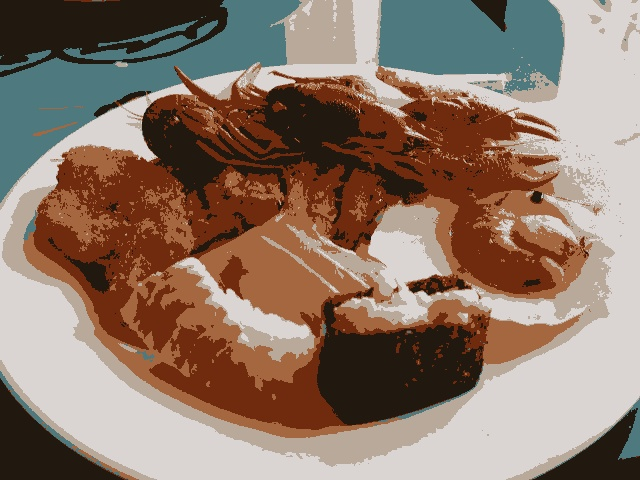
//> input picture codes/sushi-kmeans.jpg, 640 x 480 px, given in place of the camera
$ ./equalize   (built with g++ and OpenCV 4)
//> lines starting //> are read from the running program, lines starting //| are printed output that depends on the picture; after the words box and inside, x2 and y2 are one past the last pixel; in counts of white or black regions, pixels touching at a corner belong together
#include <iostream>
#include <opencv2/opencv.hpp>

using namespace cv;
using namespace std;

int main(int argc, char** argv){
  Mat image, gray_image, equalize_image, histGr, histEq;
  int width, height;
  VideoCapture cap;
  int nbins = 64;
  float range[] = {0, 256};
  const float *histrange = { range };
  bool uniform = true;
  bool acummulate = false;

  cap.open(0);

  if(!cap.isOpened()){
    cout << "cameras indisponiveis";
    return -1;
  }

  width  = cap.get(CV_CAP_PROP_FRAME_WIDTH);
  height = cap.get(CV_CAP_PROP_FRAME_HEIGHT);

  cout << "largura = " << width << endl;
  cout << "altura  = " << height << endl;

  int histw = nbins, histh = nbins/2;
  Mat histImgGr(histh, histw, CV_8UC1, Scalar(0,0,0));
  Mat histImgEq(histh, histw, CV_8UC1, Scalar(0,0,0));

  while(1){
    cap >> image;
//> image is the input picture: 480 rows x 640 cols, CV_8UC3; mean B, G, R 105.5, 119.7, 141.6
	cvtColor(image,gray_image,CV_BGR2GRAY);
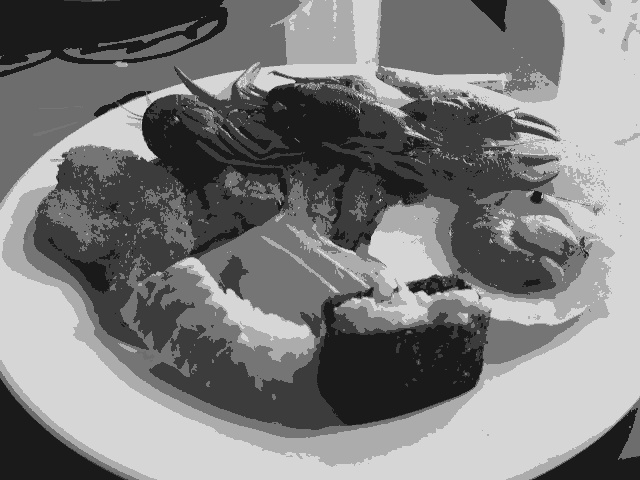
//> gray_image: 480 rows x 640 cols, CV_8UC1; min 18, max 221, mean 124.6
	equalizeHist(gray_image,equalize_image);
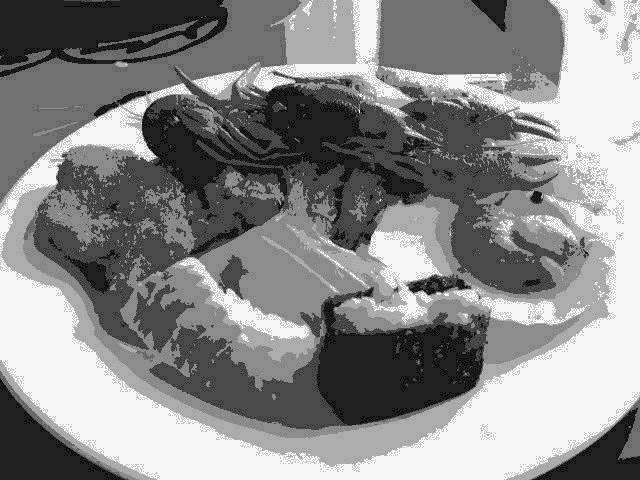
//> equalize_image: 480 rows x 640 cols, CV_8UC1; min 0, max 255, mean 138.2

    calcHist(&gray_image, 1, 0, Mat(), histGr, 1,
             &nbins, &histrange,
             uniform, acummulate);
//> histGr = 64 values, max 78895 at index 53, min 0 at index 0, mean 4800
    calcHist(&equalize_image, 1, 0, Mat(), histEq, 1,
             &nbins, &histrange,
             uniform, acummulate);
//> histEq = 64 values, max 67168 at index 61, min 0 at index 2, mean 4800

    normalize(histGr, histGr, 0, histImgGr.rows, NORM_MINMAX, -1, Mat());
//> histGr = 64 values, max 32 at index 53, min 0 at index 0, mean 1.95
    normalize(histEq, histEq, 0, histImgEq.rows, NORM_MINMAX, -1, Mat());
//> histEq = 64 values, max 32 at index 61, min 0 at index 2, mean 2.29

    histImgGr.setTo(Scalar(0));
    histImgEq.setTo(Scalar(0));

    for(int i=0; i<nbins; i++){
      line(histImgGr,
           Point(i, histh),
           Point(i, histh-cvRound(histGr.at<float>(i))),
           Scalar(255), 1, 8, 0);
      line(histImgEq,
           Point(i, histh),
           Point(i, histh-cvRound(histEq.at<float>(i))),
           Scalar(255), 1, 8, 0);
    }
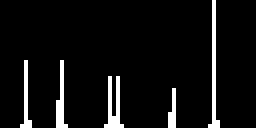
//> histImgGr: 32 rows x 64 cols, CV_8UC1 (shown 4 times larger); 6.1% white in thin lines or dots, all inside (x1, y1, x2, y2) = (5, 0, 55, 32)
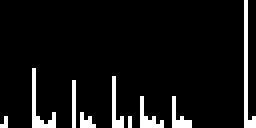
//> histImgEq: 32 rows x 64 cols, CV_8UC1 (shown 4 times larger); 7.2% white in thin lines or dots
    histImgGr.copyTo(gray_image(Rect(0, 0       ,nbins, histh)));
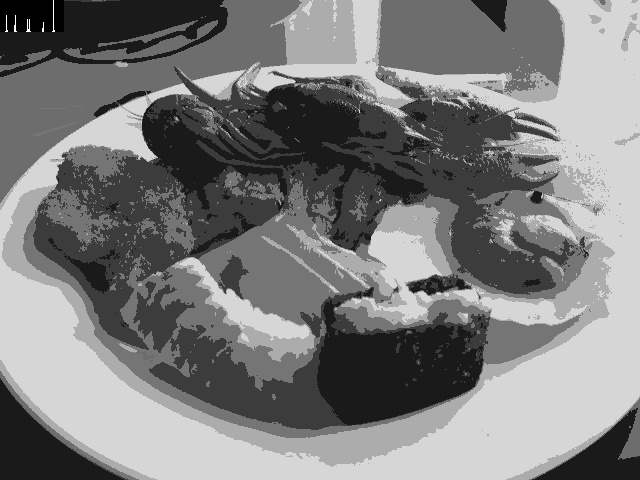
//> gray_image: 480 rows x 640 cols, CV_8UC1; 0.67% of pixels changed, all inside (x1, y1, x2, y2) = (0, 0, 64, 32)
    histImgEq.copyTo(equalize_image(Rect(0, histh   ,nbins, histh)));
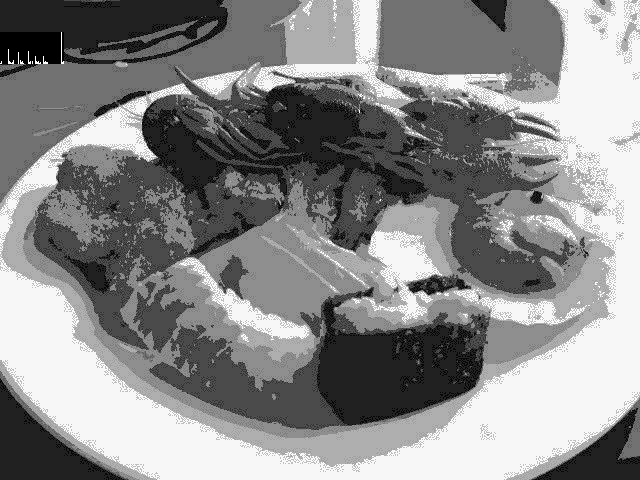
//> equalize_image: 480 rows x 640 cols, CV_8UC1; 0.66% of pixels changed, all inside (x1, y1, x2, y2) = (0, 32, 64, 64)

    imshow("image", equalize_image);
	imwrite("../images/resultado4.png", equalize_image);
    if(waitKey(30) >= 0) break;
//> the Esc key is pressed
  }
  return 0;
}
